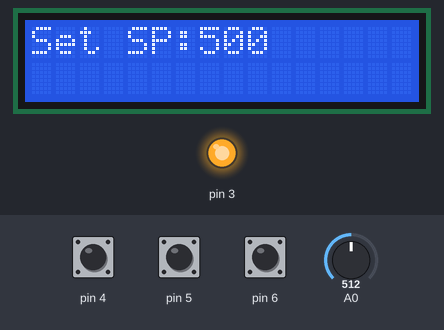
Simulated run of this sketch. Board: Arduino Uno, built with avr-gcc and run on an emulated ATmega328P. Shown: 16×2 character LCD, output pins drawn as LEDs (lit = HIGH). The inputs (shaded band) are chosen by the test bench; at power-on: pin 6 HIGH, A0 = 512, pin 4 HIGH, pin 5 HIGH. What the sketch prints to the serial monitor is not drawn.

Above: at 1.2 s.
1.3 s: pin 6 pulled LOW for 0.15 s
At 1.7 s:
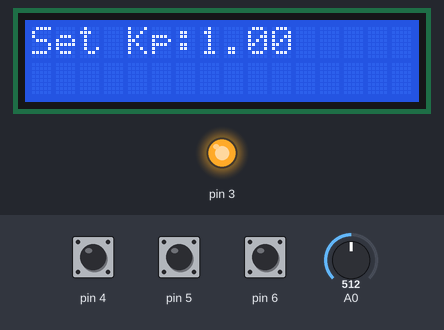
2.9 s: pin 6 pulled LOW for 1 s
At 3.3 s:
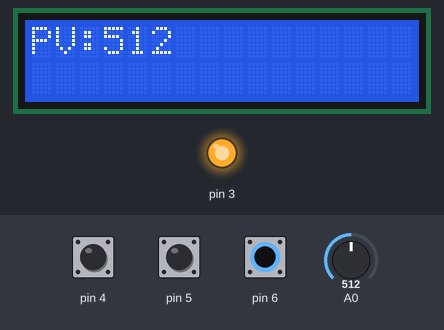
5.4 s: A0 set to 716
At 6.1 s:
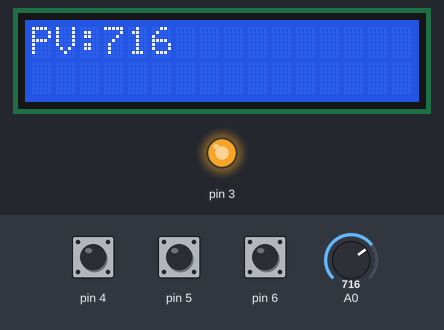
6.9 s: A0 set to 986
At 7.5 s:
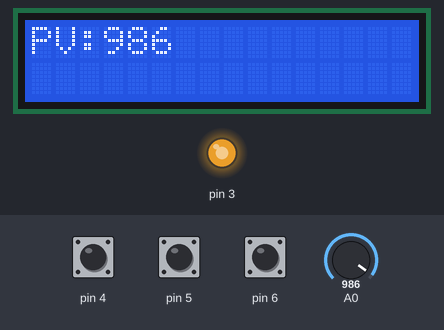
8.4 s: A0 set to 1011
At 8.9 s:
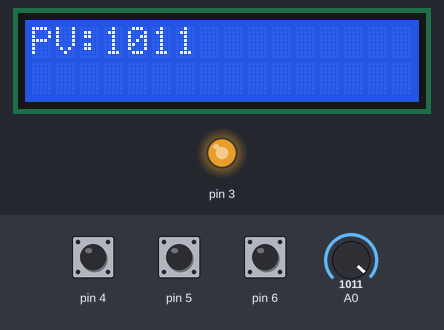
9.9 s: pin 6 pulled LOW for 0.15 s
At 10.8 s:
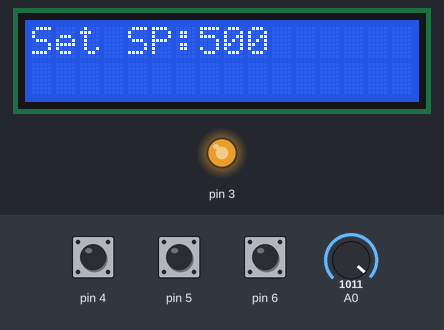
Timing chart, 0 to 12.5 s (numbered marks = the images above; inputs shaded):
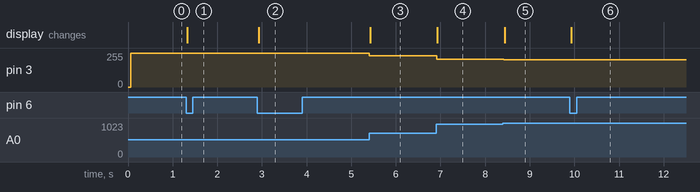

The sketch:

LIA_PROPOR.ino
```cpp
//if we want to use the LCD display we must inclued a library
#include <LiquidCrystal.h>
//We must then define the pins we will use for the LCD
LiquidCrystal lcd(7,8,9,10,11,12);
//here we define all the values we will use inclduign all our math variables along with where we will store out button values
int CO;
int PBState = LOW;
int lastButtonState;
int currentButtonState;
int Select = 0;
int Setpoint=500;
int error;
float pgain = 1.0;
float COP;
void setup() {
  // we must define the funtion of the pins becuase htye have multiple states they can be in
pinMode(3,OUTPUT);
pinMode(4,INPUT_PULLUP);
pinMode(5,INPUT_PULLUP);
//we must begin the serial monitor to diplay all values we need
Serial.begin(9600);
//we must define the limits of our lcd display
lcd.begin(16,2);
pinMode(6,INPUT_PULLUP);
 // we must define the funtion of the pins becuase htye have multiple states they can be in
currentButtonState = digitalRead(6);
}

void loop() {
//all this opration will allow us to use one button to toggle between all the different screen we want to use
lastButtonState    = currentButtonState;      // save the last state
currentButtonState = digitalRead(6);
//if the button is pressed it will increase the counter by 1
  if(lastButtonState == 1 && currentButtonState == 0) {

    Select = Select+1;

  }
// since we only have 3 screens after 2 we want the counter to reset to 0
if (Select>2){
Select=0;
}


//here we will read all the values from our digital and analog pins and storing there values for easy recall later
int PV=analogRead(A0);
// here is the math explained in the report
error = Setpoint-PV;
CO = pgain *error;
COP = CO/10;
bool btUP = digitalRead(4);
bool btDOWN = digitalRead(5);


// this is the first screen where we select our set point
if(Select==0){
// here we print our values onto the LCD
lcd.setCursor(0, 0);
lcd.print("Set SP:");
lcd.print(Setpoint);
lcd.print(" ");
//using the up and down push buttons we can change the Set point up and down
if(btUP==0){
Setpoint=Setpoint+5;
delay(50);
//we once again restrict the systme to not exceed or go below it max and min values
if(Setpoint>1000){
  Setpoint=1000;
}
}
if(btDOWN==0){
Setpoint=Setpoint-5;
delay(50);
if(Setpoint<0){
  Setpoint=0;
}
}
//here we will write the CO we calculated and print all our values so we can see them in the serial monitor and plotter
analogWrite(3, COP);
Serial.print(PV);
Serial.print("\t");
Serial.print(CO);
Serial.print("\t");
Serial.print(error);
Serial.print("\t");
Serial.println(Setpoint);

}
//all the rest of the screen are iednetical to the first except the values they change are different but the math and Serial printing is the same
//(except the PV screen wehre the PV is not modified but only observed)
if(Select==1){
lcd.setCursor(0, 0);
lcd.print("Set Kp:");
lcd.print(pgain);
lcd.print(" ");
if(btUP==0){
pgain=pgain+0.1;
delay(50);

}
if(btDOWN==0){
pgain=pgain-0.1;
delay(50);
if(pgain<0){
  pgain=0;
}

}
analogWrite(3, COP);
Serial.print(PV);
Serial.print("\t");
Serial.print(CO);
Serial.print("\t");
Serial.print(error);
Serial.print("\t");
Serial.println(Setpoint);
}
if(Select==2){

lcd.setCursor(0, 0);
lcd.print( "PV:");
lcd.print(PV);
lcd.print("      ");
analogWrite(3, COP);
Serial.print(PV);
Serial.print("\t");
Serial.print(COP);
Serial.print("\t");
Serial.print(error);
Serial.print("\t");
Serial.println(Setpoint);
}

}
//pot value broken
// higest value is 950 and lowest 
```

Measured:
- after the input at 1.3 s, the display: changes at once (image 1)
- after the input at 2.9 s, the display: changes at once (image 2)
- after the input at 5.4 s, pin 3: 255/255 → 235/255 at once; the display: changes at once (image 3)
- after the input at 6.9 s, pin 3: 235/255 → 208/255 at once; the display: changes at once (image 4)
- after the input at 8.4 s, pin 3: 208/255 → 205/255 at once; the display: changes at once (image 5)
- after the input at 9.9 s, the display: changes at once (image 6)
